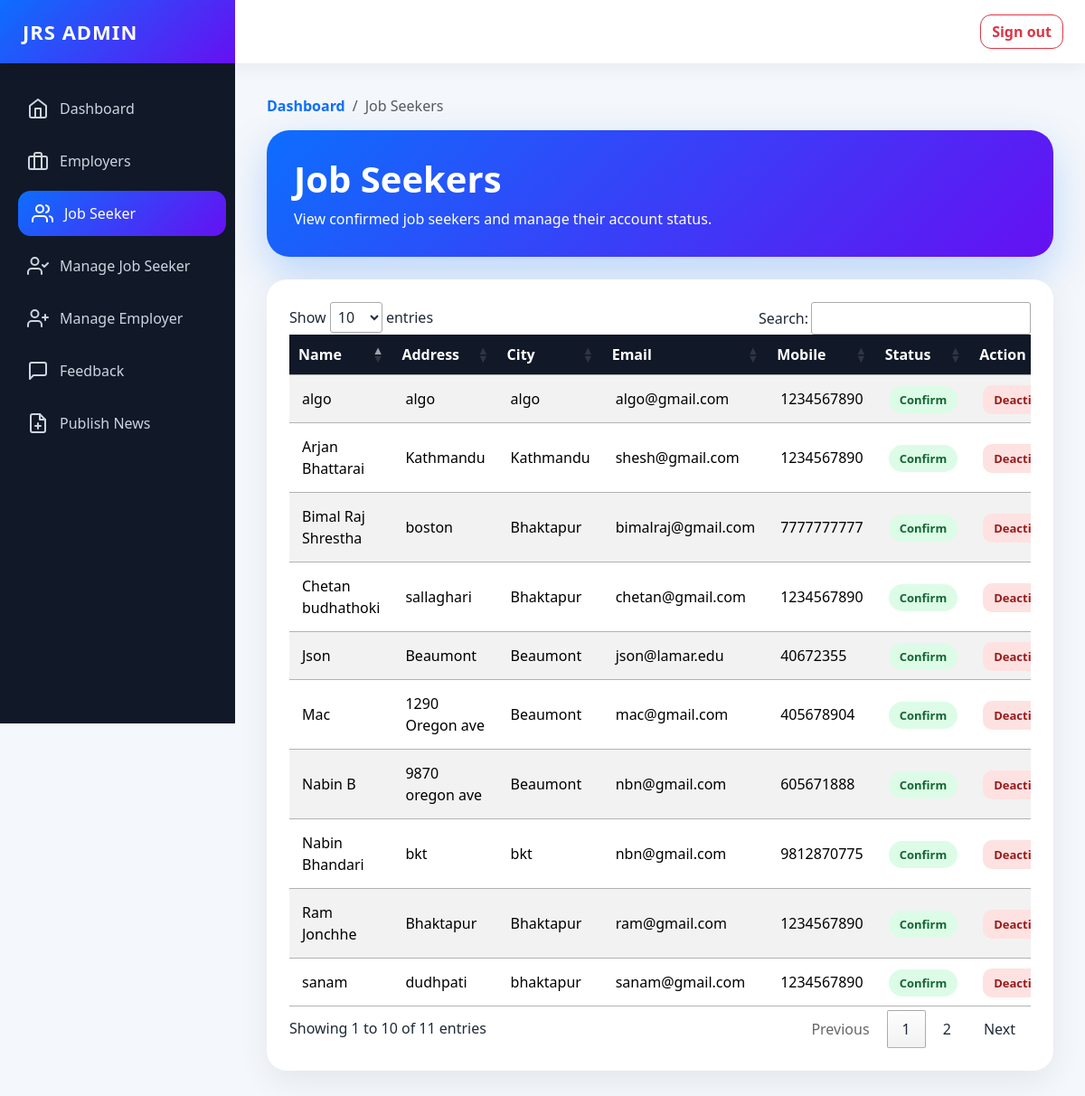
Page /admin/jobseeker.php (signed in) on the committed database.
### tables this page shows
CREATE TABLE `jobseeker_reg` (
  `JobSeekId` int NOT NULL,
  `JobSeekerName` varchar(255) NOT NULL,
  `Address` varchar(255) NOT NULL,
  `City` varchar(255) NOT NULL,
  `Email` varchar(255) NOT NULL,
  `Mobile` varchar(255) NOT NULL,
  `Qualification` varchar(255) NOT NULL,
  `Experience` text NOT NULL,
  `Gender` varchar(255) NOT NULL,
  `BirthDate` varchar(255) NOT NULL,
  `age` int NOT NULL,
  `Resume` varchar(255) NOT NULL,
  `Status` varchar(255) NOT NULL,
  `Username` varchar(255) NOT NULL,
  `Password` varchar(255) NOT NULL,
  `Question` varchar(255) NOT NULL,
  `Answer` varchar(255) NOT NULL
);

### admin/jobseeker.php (the view, shortened to what this page needs)
<!doctype html>
<html lang="en">
<head>
  <link href="https://cdn.jsdelivr.net/npm/bootstrap@5.3.3/dist/css/bootstrap.min.css" rel="stylesheet">
  <link rel="stylesheet" href="https://cdn.datatables.net/1.10.24/css/jquery.dataTables.min.css">
</head>
<body>
<div class="topbar d-flex justify-content-between align-items-center">
  <div class="brand-box">JRS ADMIN</div>
  <div class="me-4">
    <a href="logout.php" class="btn btn-outline-danger logout-btn">Sign out</a>
  </div>
</div>
<nav class="sidebar">
  <ul class="nav flex-column">
    <li class="nav-item">
      <a class="nav-link" href="admin_dashboard.php">
        <i data-feather="home"></i> Dashboard
      </a>
    </li>
    <li class="nav-item">
      <a class="nav-link" href="employer.php">
        <i data-feather="briefcase"></i> Employers
      </a>
    </li>
    <li class="nav-item">
      <a class="nav-link active" href="jobseeker.php">
        <i data-feather="users"></i> Job Seeker
      </a>
    </li>
    <li class="nav-item">
      <a class="nav-link" href="managejobseeker.php">
        <i data-feather="user-check"></i> Manage Job Seeker
      </a>
    </li>
    <li class="nav-item">
      <a class="nav-link" href="manageemployer.php">
        <i data-feather="user-plus"></i> Manage Employer
      </a>
    </li>
    <li class="nav-item">
      <a class="nav-link" href="feedback.php">
        <i data-feather="message-square"></i> Feedback
      </a>
    </li>
    <li class="nav-item">
      <a class="nav-link" href="admin_news.php">
        <i data-feather="file-plus"></i> Publish News
      </a>
    </li>
  </ul>
</nav>
<main class="main-content">
  <nav aria-label="breadcrumb">
    <ol class="breadcrumb">
      <li class="breadcrumb-item"><a href="admin_dashboard.php">Dashboard</a></li>
      <li class="breadcrumb-item active">Job Seekers</li>
    </ol>
  </nav>
  <div class="page-header">
    <h1 class="fw-bold mb-2">Job Seekers</h1>
    <p class="mb-0">View confirmed job seekers and manage their account status.</p>
  </div>
  <div class="content-card">
    <div class="table-responsive">
      <table id="example" class="table table-striped align-middle" style="width:100%">
        <thead>
          <tr>
            <th>Name</th>
            <th>Address</th>
            <th>City</th>
            <th>Email</th>
            <th>Mobile</th>
            <th>Status</th>
            <th>Action</th>
          </tr>
        </thead>
        <tbody>
          <?php
          include 'connection/db.php';
          $sql = "select * from jobseeker_reg where Status='Confirm'";
          $result = mysqli_query($conn, $sql);
          while ($row = mysqli_fetch_array($result)) {
            $Name = $row['JobSeekerName'];
            $Address = $row['Address'];
            $City = $row['City'];
            $email = $row['Email'];
            $mobile = $row['Mobile'];
            $status = $row['Status'];
          ?>
            <tr>
              <td><?php echo $Name; ?></td>
              <td><?php echo $Address; ?></td>
              <td><?php echo $City; ?></td>
              <td><?php echo $email; ?></td>
              <td><?php echo $mobile; ?></td>
              <td><span class="status-badge"><?php echo $status; ?></span></td>
              <td>
                <a class="deactivate-btn" href="deactivatejob.php?JobId=<?php echo $row['JobSeekId']; ?>">
                  Deactivate
                </a>
              </td>
            </tr>
          <?php
          }
          ?>
        </tbody>
      </table>
    </div>
  </div>
</main>
</body>
</html>

### admin/jobseeker.php (style rules this page uses)
body { margin: 0; background: #f4f7fb; font-family: "Segoe UI", Arial, sans-serif; color: #1f2937; }
.topbar { height: 70px; background: #fff; box-shadow: 0 4px 20px rgba(0,0,0,0.06); position: sticky; top: 0; z-index: 1000; }
.brand-box { width: 260px; height: 70px; background: linear-gradient(135deg, #0d6efd, #6610f2); color: #fff; display: flex; align-items: center; padding-left: 25px; font-size: 22px; font-weight: 800; letter-spacing: 1px; }
.logout-btn { border-radius: 12px; font-weight: 600; }
.sidebar { width: 260px; min-height: calc(100vh - 70px); background: #111827; padding: 25px 15px; position: fixed; left: 0; top: 70px; }
.sidebar .nav-link { color: #cbd5e1; border-radius: 14px; padding: 13px 15px; margin-bottom: 8px; font-weight: 500; display: flex; align-items: center; gap: 12px; transition: 0.25s; }
.sidebar .nav-link:hover, .sidebar .nav-link.active { background: linear-gradient(135deg, #0d6efd, #6610f2); color: #fff; transform: translateX(5px); }
.main-content { margin-left: 260px; padding: 35px; }
.page-header { background: linear-gradient(135deg, #0d6efd, #6610f2); color: white; border-radius: 25px; padding: 30px; box-shadow: 0 18px 45px rgba(13,110,253,0.25); margin-bottom: 25px; }
.content-card { background: #fff; border-radius: 22px; padding: 25px; box-shadow: 0 12px 35px rgba(0,0,0,0.07); }
.breadcrumb { background: transparent; padding: 0; margin-bottom: 15px; }
.breadcrumb a { text-decoration: none; font-weight: 600; }
table.dataTable { border-collapse: collapse !important; width: 100% !important; }
table.dataTable thead th { background: #111827; color: white; border: none; padding: 14px; }
table.dataTable tbody td { padding: 14px; vertical-align: middle; }
.status-badge { background: #dcfce7; color: #166534; padding: 6px 12px; border-radius: 20px; font-size: 13px; font-weight: 700; }
.deactivate-btn { background: #fee2e2; color: #991b1b; padding: 7px 12px; border-radius: 10px; text-decoration: none; font-weight: 700; font-size: 13px; }

### rows in the picture
jobseeker_reg: JobSeekerName "Bimal Raj Shrestha", Address "boston", City "Bhaktapur", Email "bimalraj@gmail.com", Mobile "7777777777", Status "Confirm"
jobseeker_reg: JobSeekerName "Chetan budhathoki", Address "sallaghari", City "Bhaktapur", Email "chetan@gmail.com", Mobile "1234567890", Status "Confirm"
jobseeker_reg: JobSeekerName "Nabin Bhandari", Address "bkt", City "bkt", Email "nbn@gmail.com", Mobile "9812870775", Status "Confirm"
jobseeker_reg: JobSeekerName "algo", Address "algo", City "algo", Email "algo@gmail.com", Mobile "1234567890", Status "Confirm"
jobseeker_reg: JobSeekerName "Arjan Bhattarai", Address "Kathmandu", City "Kathmandu", Email "shesh@gmail.com", Mobile "1234567890", Status "Confirm"
jobseeker_reg: JobSeekerName "sanam", Address "dudhpati", City "bhaktapur", Email "sanam@gmail.com", Mobile "1234567890", Status "Confirm"
jobseeker_reg: JobSeekerName "Ram Jonchhe", Address "Bhaktapur", City "Bhaktapur", Email "ram@gmail.com", Mobile "1234567890", Status "Confirm"
jobseeker_reg: JobSeekerName "Json", Address "Beaumont", City "Beaumont", Email "json@lamar.edu", Mobile "40672355", Status "Confirm"
jobseeker_reg: JobSeekerName "Mac", Address "1290 Oregon ave", City "Beaumont", Email "mac@gmail.com", Mobile "405678904", Status "Confirm"
jobseeker_reg: JobSeekerName "Nabin B", Address "9870 oregon ave", City "Beaumont", Email "nbn@gmail.com", Mobile "605671888", Status "Confirm"
